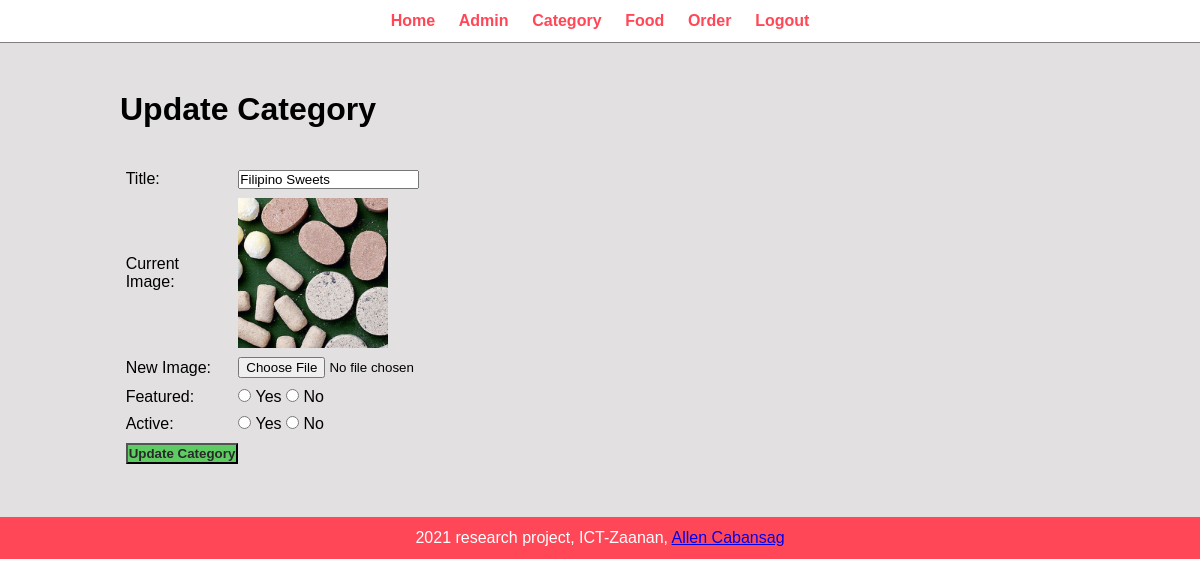
The page /admin/update-category.php?id=4 (signed in) on the database its author committed.
### tables this page shows
CREATE TABLE `tbl_category1` (
  `id` int(10) UNSIGNED NOT NULL,
  `title` varchar(100) NOT NULL,
  `image_name` varchar(255) NOT NULL,
  `featured` varchar(10) NOT NULL,
  `active` varchar(10) NOT NULL
);

### admin/update-category.php (the view, shortened to what this page needs)
<?php include('partials/menu.php')?>
<div class="main-content">
    <div class="wrapper">
        <h1>Update Category</h1>
        <br><br>
        <?php
            if(isset($_GET['id']))
            {
                $id = $_GET['id'];
                $sql = "SELECT * FROM tbl_category1 WHERE id=$id";
                $res = mysqli_query($conn, $sql);
                $count = mysqli_num_rows($res);
                if($count==1)
                {
                    $row = mysqli_fetch_assoc($res);
                    $title = $row['title'];
                    $current_image = $row['image_name'];
                    $featured = $row['featured'];
                    $active = $row['active'];
                }
                else
                {
                    $_SESSION['no-category-found'] = "<div class='error'>Category not found</div>";
                    header('location:'.SITEURL.'admin/manage-category.php');
                }
            }
            else
            {
                header('location:'.SITEURL.'admin/manage-category.php');
            }
        ?>
        <form action="" method="POST" enctype="multipart/form-data">
            <table class="tbl-30">
                <tr>
                    <td>Title: </td>
                    <td>
                        <input type="text" name="title" value="<?php echo $title; ?>">
                    </td>
                </tr>
                <tr>
                    <td>Current Image: </td>
                    <td>
                        <?php
                            if($current_image != "")
                            {
                                ?>
                                <img src="<?php echo SITEURL; ?>images/category/<?php echo $current_image; ?>" width=150px>
                                <?php
                            }
                            else
                            {
                                echo "<div class='error'>image not added</div>";
                            }
                        ?>
                    </td>
                </tr>
                <tr>
                    <td>New Image: </td>
                    <td>
                        <input type="file" name="image">
                    </td>
                </tr>
                <tr>
                    <td>Featured: </td>
                    <td>
                        <input <?php if($featured=="Yes"){echo "checked";} ?> type="radio" name="featured" value="yes"> Yes
                        <input <?php if($featured=="No"){echo "checked";} ?> type="radio" name="featured" value="no"> No
                    </td>
                </tr>
                <tr>
                    <td>Active: </td>
                    <td>
                        <input <?php if($active=="Yes"){echo "checked";} ?> type="radio" name="active" value="yes"> Yes
                        <input <?php if($active=="No"){echo "checked";} ?> type="radio" name="active" value="no"> No
                    </td>
                </tr>
                <tr>
                    <td>
                        <input type="submit" name="submit" value="Update Category" class="btn-secondary">
                    </td>
                </tr>
            </table>
        </form>
    </div>
</div>
<?php include('partials/footer.php')?>

### css/admin.css (style rules this page uses)
* { margin: 0; padding: 0; font-family: Arial, Helvetica, sans-serif; }
.wrapper { padding: 1%; width: 80%; margin: 0 auto; }
.tbl-30 { width: 30%; }
table tr td { padding: 1%; }
.btn-secondary { background-color: #5ecc63; padding: 1%; color: rgb(41, 41, 41); text-decoration: none; font-weight: bold; }
.main-content { background-color: rgb(226, 224, 224); padding: 3% 0; }

### rows shown on the page
tbl_category1: title "Filipino Sweets", image_name (picture)
